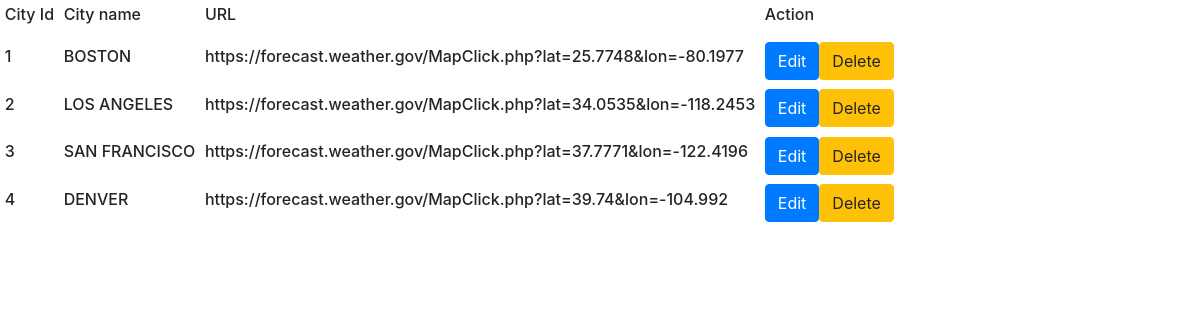
The app's page /Cities with its own data.
### tables this page shows
CREATE TABLE cities(
                id INTEGER PRIMARY KEY AUTOINCREMENT,
                nameofcity text,
                 url text real
                );

### 1.py (the view)
@app.route("/Cities")
def City():
            conn = sqlite3.connect("test2.db")
            c = conn.cursor()
            c.execute("SELECT * from cities")
            cities = c.fetchall()
            return  render_template("Cities.html",Citydata=cities)
            conn.commit
            conn.close()

### templates/Cities.html (shortened to what this page needs)
{% extends "base.html" %}
{%block content %}
<td>
<table  class="table-sm " class="table-hover">
    <thead class="thead-dark">
        <td><h6>City Id</h6></td>
        <td><h6>City name</h6></td>
        <td><h6>URL</h6></td>
        <td ><h6>Action</h6></td>
    </thead>
</td>
    {%for r in Citydata %}
    <tr>
        <td><h6>{{r[0]}}</h6></td>
        <td><h6>{{r[1]}}</h6></td>
        <td><h6>{{r[2]}}</h6></td>
        <td><a href="{{url_for('update')}}" class="btn btn-primary" role="button">Edit</a><a href="{{url_for('deleterecord')}}" class="btn btn-warning role="button" >Delete</a></td>
    </tr>
            {%endfor%}
{%endblock%}

### templates/base.html (shortened to what this page needs)
<!doctype html>
<html>
<head>
    <link rel="stylesheet" href="https://stackpath.bootstrapcdn.com/bootstrap/4.3.1/css/bootstrap.min.css"
>
</head>
<body>
    {%block content %} {%endblock%}
     </body>
</html>

### records on screen
cities: id "1", nameofcity "BOSTON", url "https://forecast.weather.gov/MapClick.php?lat=25.7748&lon=-80.1977"
cities: id "2", nameofcity "LOS ANGELES", url "https://forecast.weather.gov/MapClick.php?lat=34.0535&lon=-118.2453"
cities: id "3", nameofcity "SAN FRANCISCO", url "https://forecast.weather.gov/MapClick.php?lat=37.7771&lon=-122.4196"
cities: id "4", nameofcity "DENVER", url "https://forecast.weather.gov/MapClick.php?lat=39.74&lon=-104.992"
